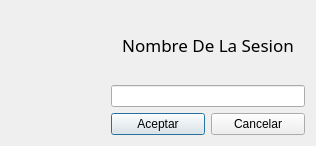
<ui version="4.0" >
 <class>OSessionNameDialog</class>
 <widget class="QDialog" name="OSessionNameDialog" >
  <property name="geometry" >
   <rect>
    <x>0</x>
    <y>0</y>
    <width>316</width>
    <height>146</height>
   </rect>
  </property>
  <property name="windowTitle" >
   <string>Dialog</string>
  </property>
  <layout class="QGridLayout" >
   <item rowspan="3" row="0" column="0" >
    <widget class="QLabel" name="label_2" >
     <property name="text" >
      <string/>
     </property>
     <property name="pixmap" >
      <pixmap resource="OJohn.qrc" >:/home/andresete/WorkSpace/OHackSuite/OIcons/JOhnICons/BigO.png</pixmap>
     </property>
    </widget>
   </item>
   <item row="0" column="1" colspan="2" >
    <widget class="QLabel" name="label" >
     <property name="font" >
      <font>
       <family>OStayPuft</family>
       <pointsize>13</pointsize>
      </font>
     </property>
     <property name="layoutDirection" >
      <enum>Qt::LeftToRight</enum>
     </property>
     <property name="text" >
      <string>Nombre De La Sesion</string>
     </property>
     <property name="alignment" >
      <set>Qt::AlignCenter</set>
     </property>
    </widget>
   </item>
   <item row="1" column="1" colspan="2" >
    <widget class="QLineEdit" name="OSessionLineEdit" />
   </item>
   <item row="2" column="1" >
    <widget class="QPushButton" name="OAcceptPushButton" >
     <property name="text" >
      <string>Aceptar</string>
     </property>
    </widget>
   </item>
   <item row="2" column="2" >
    <widget class="QPushButton" name="OCancelPushButton" >
     <property name="text" >
      <string>Cancelar</string>
     </property>
    </widget>
   </item>
  </layout>
 </widget>
 <resources>
  <include location="OJohnSessionDia.qrc" />
 </resources>
 <connections>
  <connection>
   <sender>OCancelPushButton</sender>
   <signal>clicked()</signal>
   <receiver>OSessionNameDialog</receiver>
   <slot>close()</slot>
   <hints>
    <hint type="sourcelabel" >
     <x>306</x>
     <y>136</y>
    </hint>
    <hint type="destinationlabel" >
     <x>180</x>
     <y>61</y>
    </hint>
   </hints>
  </connection>
  <connection>
   <sender>OSessionLineEdit</sender>
   <signal>returnPressed()</signal>
   <receiver>OAcceptPushButton</receiver>
   <slot>click()</slot>
   <hints>
    <hint type="sourcelabel" >
     <x>154</x>
     <y>95</y>
    </hint>
    <hint type="destinationlabel" >
     <x>155</x>
     <y>121</y>
    </hint>
   </hints>
  </connection>
 </connections>
</ui>
